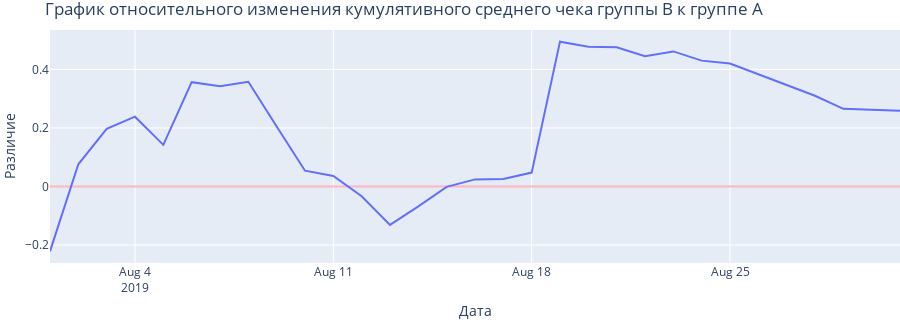

Notebook cell for this chart:
### Markdown cell above
### 2.3. График относительного изменения кумулятивного среднего чека группы B к группе A.

### Code cell
# собираем данные в одном датафрейме
mergedCumulativeRevenue = cumulativeRevenueA.merge(
    cumulativeRevenueB, left_on='date', right_on='date', how='left', suffixes=['A', 'B'])
y =(mergedCumulativeRevenue['revenueB']/mergedCumulativeRevenue['ordersB'])/(
    mergedCumulativeRevenue['revenueA']/mergedCumulativeRevenue['ordersA'])-1
# cтроим график
fig = go.Figure()
fig.update_yaxes(zeroline=True, zerolinewidth=2, zerolinecolor='LightPink')
fig.add_trace(go.Scatter(x=mergedCumulativeRevenue['date'], y=y))

fig.update_layout(
                  title="График относительного изменения кумулятивного среднего чека группы B к группе A",
                  xaxis_title="Дата",
                  yaxis_title="Различие",
                  margin=dict(l=0, r=0, t=30, b=0),
                  height=320,
                  width=900)

fig.show()

### Figure 1 — Plotly figure (JSON) as saved in the notebook; plotly's stock layout.template omitted (floating-point values rounded to 4 significant figures)
{"data": [{"type": "scatter", "x": ["2019-08-01T00:00:00", "2019-08-02T00:00:00", "2019-08-03T00:00:00", "2019-08-04T00:00:00", "2019-08-05T00:00:00", "2019-08-06T00:00:00", "2019-08-07T00:00:00", "2019-08-08T00:00:00", "2019-08-09T00:00:00", "2019-08-10T00:00:00", "2019-08-11T00:00:00", "2019-08-12T00:00:00", "2019-08-13T00:00:00", "2019-08-14T00:00:00", "2019-08-15T00:00:00", "2019-08-16T00:00:00", "2019-08-17T00:00:00", "2019-08-18T00:00:00", "2019-08-19T00:00:00", "2019-08-20T00:00:00", "2019-08-21T00:00:00", "2019-08-22T00:00:00", "2019-08-23T00:00:00", "2019-08-24T00:00:00", "2019-08-25T00:00:00", "2019-08-26T00:00:00", "2019-08-27T00:00:00", "2019-08-28T00:00:00", "2019-08-29T00:00:00", "2019-08-30T00:00:00", "2019-08-31T00:00:00"], "y": [-0.2214, 0.07599, 0.1968, 0.2385, 0.1422, 0.3562, 0.3428, 0.3576, 0.205, 0.05406, 0.0362, -0.03336, -0.1311, -0.06793, -0.001151, 0.02425, 0.02601, 0.04753, 0.4947, 0.4776, 0.4752, 0.445, 0.4613, 0.4299, 0.4199, 0.3827, 0.3447, 0.3099, 0.2654, 0.2618, 0.2587]}], "layout": {"height": 320, "margin": {"b": 0, "l": 0, "r": 0, "t": 30}, "title": {"text": "График относительного изменения кумулятивного среднего чека группы B к группе A"}, "width": 900, "xaxis": {"title": {"text": "Дата"}}, "yaxis": {"title": {"text": "Различие"}, "zeroline": true, "zerolinecolor": "LightPink", "zerolinewidth": 2}}}
